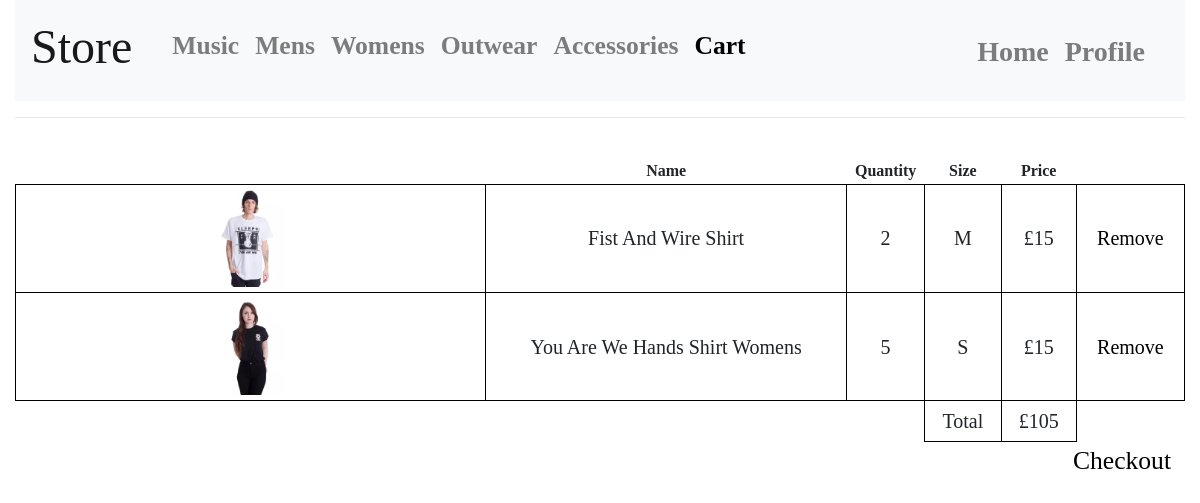
The page /store/cart (signed in) on the database as committed earlier.
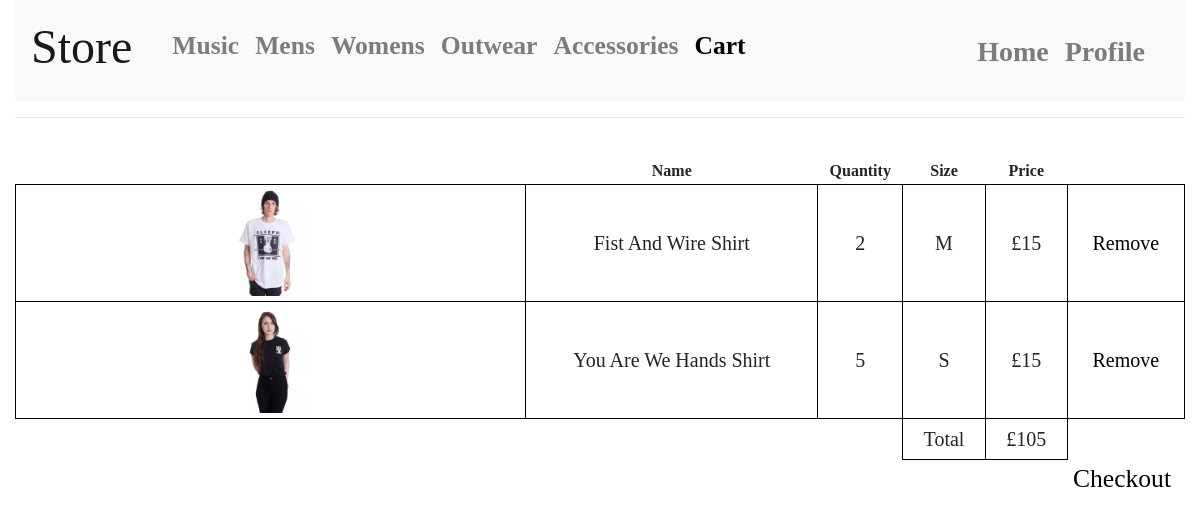
The same page on the database as committed later.
### app/models.py (models this page shows)
class Store(db.Model):
    id = db.Column(db.Integer, primary_key=True)
    name = db.Column(db.String(40))
    image = db.Column(db.String(40))
    cat = db.Column(db.String(40))
    price = db.Column(db.Float)
    sale = db.Column(db.Integer)
    back_image=db.Column(db.String)

### app/routes.py (the view)
@app.route("/store/cart", methods=["GET", "POST"])
@login_required
def the_cart():
    final_price = 0
    for j in cart.query.all():
        if current_user.id == j.userid:
            the_price = int(j.price) * int(j.quantity)
            final_price = int(final_price) + int(the_price)
    return render_template("store/cart.html", title="Store-", users=User.query.all(), cart=cart.query.all(), store=Store.query.all(), final_price=final_price)

### app/models.py (called while the page is built)
@login.user_loader
def load_user(the_id):
    return User.query.get(int(the_id))

### app/templates/store/cart.html (shortened to what this page needs)
{% extends "store/layout_store.html" %}
{% block body %}
<div class="text-center" style="font-family: Rockwell">
<br>
{% for i in users %}
    {% if i.id == current_user.id %}
        <table id="tblProduct", width="100%">
        <tr>
           <th>&nbsp;</th>
            <th>Name</th>
            <th>Quantity</th>
            <th>Size</th>
            <th>Price</th>
        </tr>
        {% for j in cart %}
            {% if j.userid == i.id %}
                {% for item in store %}
                    {% if j.itemid == item.id %}
                        <tr>
                            <td><img  src="{{ url_for("static", filename=item.image) }}", width="15%", height="28%"></td>
                            <td>{{ item.name }}</td>
                            <td>{{ j.quantity }}</td>
                            <td>{{ j.size }}</td>
                            <td>£{{ j.price }}</td>
                            <td><a id="word" href="{{ url_for("remove_item_cart", the_cart_id=j.cart_id) }}">Remove</a> </td>
                        </tr>
                    {% endif %}
                {% endfor %}
            {% endif %}
        {% endfor %}
        <tr>
            <th> </th>
            <th> </th>
            <th> </th>
            <td>Total</td>
            <td>£{{ final_price }}</td>
        </tr>
        </table>
    {% endif %}
{% endfor %}
<a id="word" style="float: right; padding-right: 14px; font-size: 160%" href="{{ url_for("delivery") }}">Checkout</a>
</div>
{% endblock %}

Rows that differ between the two databases and show on the page:
changed Store: name "You Are We Hands Shirt Womens" → "You Are We Hands Shirt"
